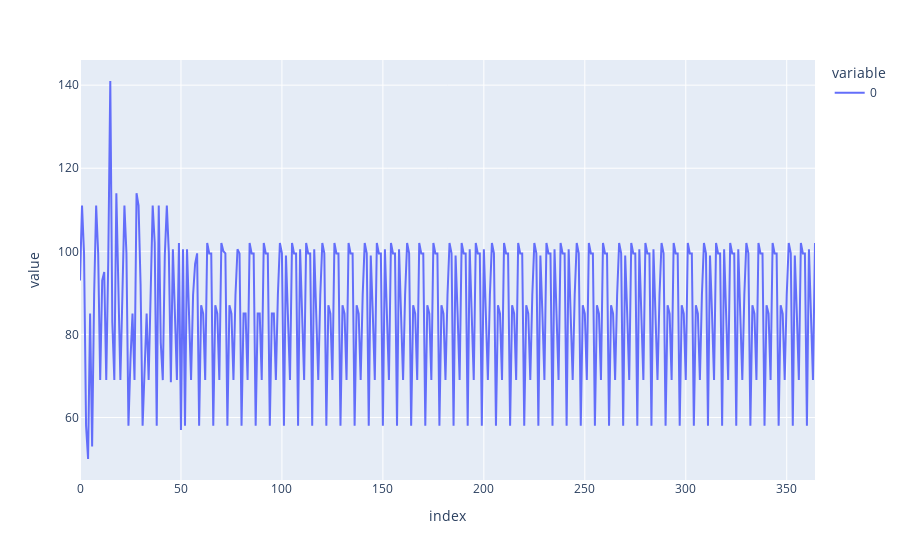

The notebook cell this image was saved under:
### Code cell
pd.DataFrame(modelo.predict_n_future_values('dtr', X_test[-15], 365)).plot()

### Figure 1 — Plotly figure (JSON) as saved in the notebook; plotly's stock layout.template omitted (floating-point values rounded to 4 significant figures; data arrays with more than 128 entries replaced by an {"elided": "..."} marker saying what was removed)
{"data": [{"hovertemplate": "variable=0<br>index=%{x}<br>value=%{y}<extra></extra>", "legendgroup": "0", "line": {"color": "#636efa", "dash": "solid"}, "marker": {"symbol": "circle"}, "mode": "lines", "name": "0", "orientation": "v", "showlegend": true, "type": "scatter", "x": {"elided": "365 int values"}, "xaxis": "x", "y": {"elided": "365 float values"}, "yaxis": "y"}], "layout": {"legend": {"title": {"text": "variable"}, "tracegroupgap": 0}, "margin": {"t": 60}, "xaxis": {"anchor": "y", "domain": [0, 1], "title": {"text": "index"}}, "yaxis": {"anchor": "x", "domain": [0, 1], "title": {"text": "value"}}}}
